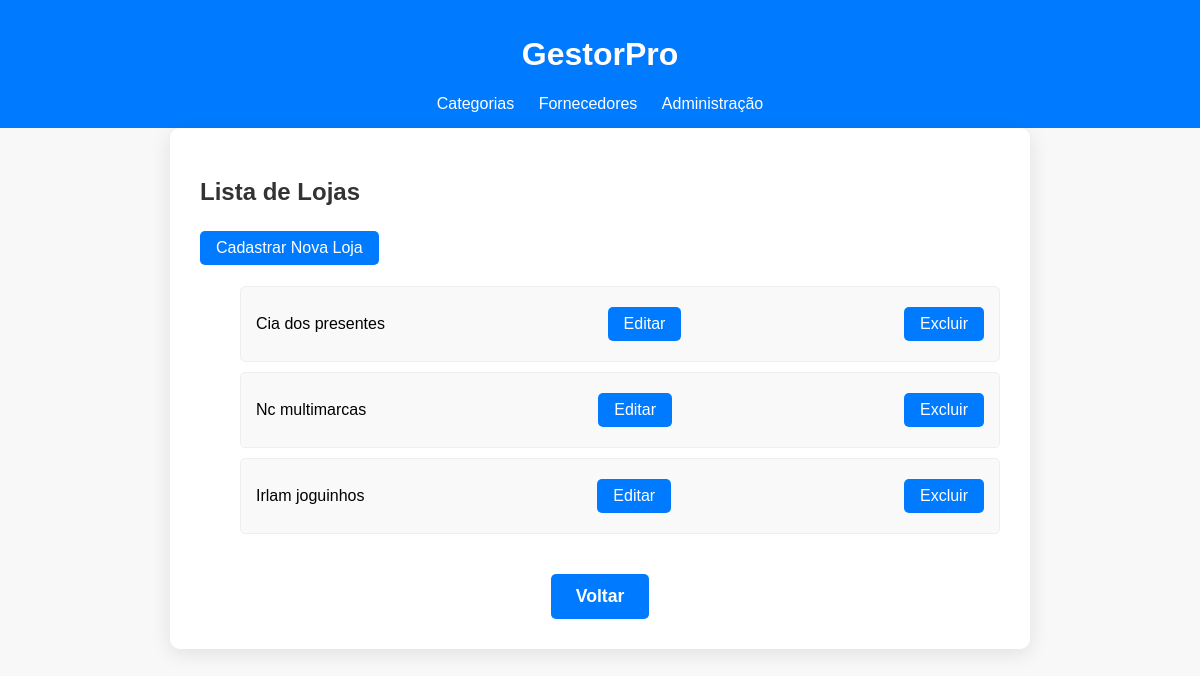
/lojas/ (signed in), run on the app's committed database.
### loja_app/models.py (models this page shows, shortened)
class Loja(models.Model):
    nome = models.CharField(max_length=100, verbose_name="Nome da Loja")
    endereco = models.CharField(max_length=200, verbose_name="Endereço")
    telefone = models.CharField(max_length=15, verbose_name="Telefone", blank=True, null=True)
    email = models.EmailField(verbose_name="E-mail", blank=True, null=True)

### loja_app/views.py (the view)
# urls.py: path('lojas/', views.lista_lojas, name='lista_lojas'),
def lista_lojas(request):
    lojas = Loja.objects.all()
    return render(request, 'loja_app/loja_list.html', {'lojas': lojas})

### loja_app/templates/loja_app/loja_list.html (shortened to what this page needs)
{% extends 'loja_app/base.html' %}
{% load static %}
{% block body_class %}lojas-page{% endblock %}
{% block extra_css %}
    <link rel="stylesheet" href="{% static 'loja_app/css/loja_list.css' %}">
{% endblock %}
{% block content %}
    <h2 class="titulo-lista">Lista de Lojas</h2>
    {% if user.is_staff %}
        <a href="{% url 'cadastrar_loja' %}" class="botao">Cadastrar Nova Loja</a>
    {% endif %}
    <ul class="lista-lojas">
        {% for loja in lojas %}
            <li>
                {{ loja.nome }}
                {% if user.is_staff %}
                    <a href="{% url 'editar_loja' loja.id %}" class="botao">Editar</a>
                    <a href="{% url 'excluir_loja' loja.id %}" class="botao">Excluir</a>
                {% endif %}
            </li>
        {% empty %}
            <li>Nenhuma loja cadastrada.</li>
        {% endfor %}
    </ul>
    <div class="back-button-container">
        <a href="{% url 'home' %}" class="btn-back">Voltar</a>
    </div>
{% endblock %}

### loja_app/static/loja_app/css/base.css (style rules this page uses)
body { font-family: Arial, sans-serif; margin: 0; background-color: #f8f8f8; }
.botao { align-items: center; display: inline-block; background-color: #007bff; color: white; padding: 8px 16px; text-decoration: none; border-radius: 5px; margin: 5px 0; }

### loja_app/static/loja_app/css/loja_list.css (style rules this page uses)
body.lojas-page { background-image: url('https://static.vecteezy.com/ti/vetor-gratis/p1/20970628-conexao-de-rede-global-ponto-de-mapa-mundial-e-conceito-de-composicao-de-linha-de-negocios-globais-ilustracaoial-vetor.jpg'); background-repeat: no-repeat; background-position: center; background-size: cover; background-attachment: fixed; }
.titulo-lista { color: #333; margin-bottom: 20px; }
.lista-lojas li { background-color: #f9f9f9; padding: 15px; border: 1px solid #eee; margin-bottom: 10px; border-radius: 5px; display: flex; justify-content: space-between; align-items: center; }
.back-button-container { text-align: center; margin-top: 40px; }
.btn-back { display: inline-block; padding: 12px 25px; font-size: 1.1em; font-weight: bold; color: #fff; background-color: #007bff; border: none; border-radius: 5px; text-decoration: none; transition: background-color 0.3s ease; }

### data on the page
Loja: nome "Cia dos presentes"
Loja: nome "Nc multimarcas"
Loja: nome "Irlam joguinhos"
